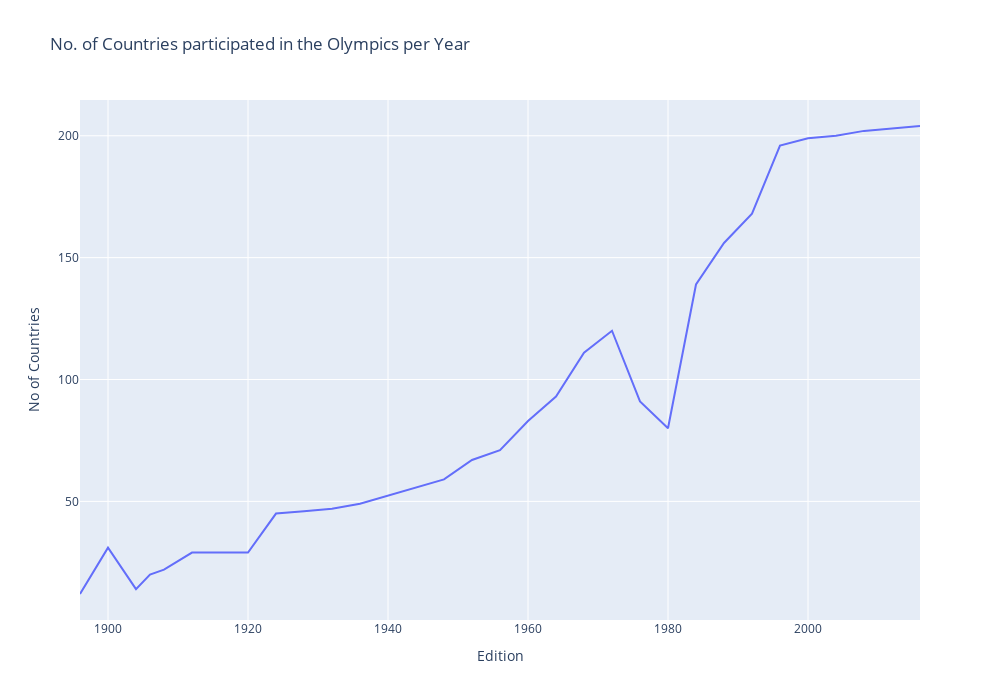

Here is the notebook cell this chart was saved with:
### Markdown cell above
**5.1** Year-wise no. of Countries participated in the Olympics (**No. of Countries vs Edition**)

### Code cell
fig = px.line(nations_over_time, x="Edition", y="No of Countries", title = "No. of Countries participated in the Olympics per Year", height =700, width = 1000)           
fig.show()

### Figure 1 — Plotly figure (JSON) as saved in the notebook; plotly's stock layout.template omitted (floating-point values rounded to 4 significant figures)
{"data": [{"hovertemplate": "Edition=%{x}<br>No of Countries=%{y}<extra></extra>", "legendgroup": "", "line": {"color": "#636efa", "dash": "solid"}, "marker": {"symbol": "circle"}, "mode": "lines", "name": "", "orientation": "v", "showlegend": false, "type": "scatter", "x": [1896, 1900, 1904, 1906, 1908, 1912, 1920, 1924, 1928, 1932, 1936, 1948, 1952, 1956, 1960, 1964, 1968, 1972, 1976, 1980, 1984, 1988, 1992, 1996, 2000, 2004, 2008, 2012, 2016], "xaxis": "x", "y": [12, 31, 14, 20, 22, 29, 29, 45, 46, 47, 49, 59, 67, 71, 83, 93, 111, 120, 91, 80, 139, 156, 168, 196, 199, 200, 202, 203, 204], "yaxis": "y"}], "layout": {"height": 700, "legend": {"tracegroupgap": 0}, "title": {"text": "No. of Countries participated in the Olympics per Year"}, "width": 1000, "xaxis": {"anchor": "y", "domain": [0, 1], "title": {"text": "Edition"}}, "yaxis": {"anchor": "x", "domain": [0, 1], "title": {"text": "No of Countries"}}}}
